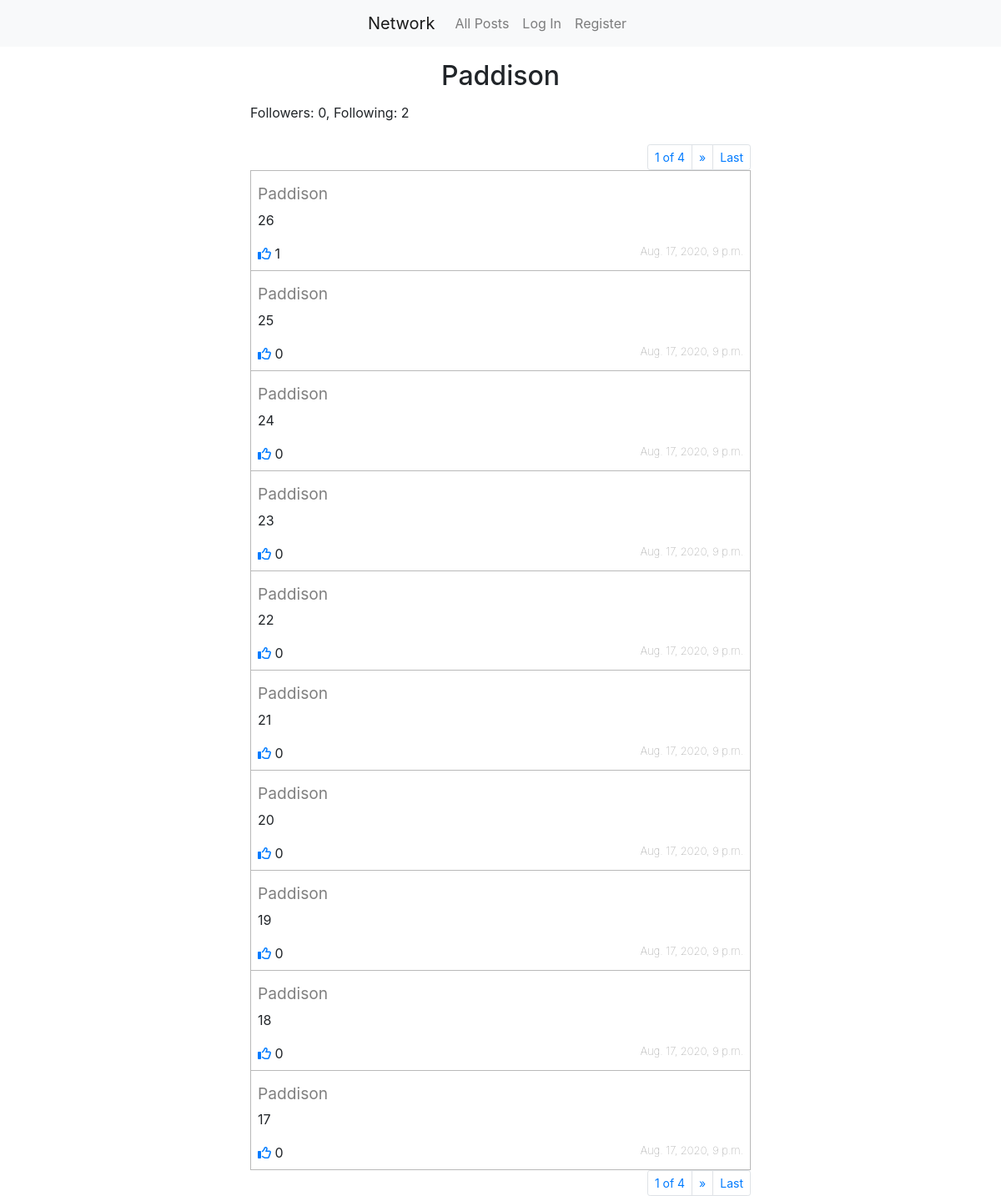
Page /user/1 on the committed database.
### network/models.py (models this page shows, shortened)
class User(AbstractUser):
    def __str__(self):
        return self.username.capitalize()
    def get_followers(self):
        return Followers.objects.filter(user=self.id).count()
    def get_following(self):
        return Followers.objects.filter(follower=self.id).count()

class Post(models.Model):
    text = models.CharField(max_length=280)
    created_on = models.DateTimeField(auto_now_add=True)
    user = models.ForeignKey(User, on_delete=models.CASCADE, related_name='posts')
    class Meta:
        ordering = ['-created_on']
    def get_likes(self):
        return Likes.objects.filter(post=self.id).count()

### network/views.py (the view, shortened to what this page needs)
# urls.py: path("user/<str:id>", views.user, name="user"),
def user(request, id):
    userPage = User.objects.get(id=id)
    if request.user.is_authenticated:
        following = request.user.check_follows(id)
    else:
        following = False
    posts = Post.objects.filter(user=userPage)
    paginator = Paginator(posts, 10)
    try:
        page_number = request.GET.get('page')
        page_obj = paginator.get_page(page_number)
    except:
        page_obj = paginator.get_page(1)
    try:
        likes = request.user.user.all().values_list('post', flat=True)
    except:
        likes = []
    return render(request, "network/user.html", {
        'userPage': userPage,
        'page_obj': page_obj,
        'following': following,
        'PostForm': PostForm(),
        'likes': likes
    })

### network/templates/network/user.html (shortened to what this page needs)
{% extends "network/layout.html" %}
{% block body %}
    {% if userPage == user %}
        <h2>You</h2>
    {% else %}
        <h2>{{ userPage }}</h2>
    {% endif %}
    <div class='user-info'>
        <div>
            <p class='follower-info'>Followers: {{ userPage.get_followers }}, Following: {{ userPage.get_following }}</p>
        </div>
    </div>
    {% include "network/posts.html" %}
{% endblock %}

### network/templates/network/layout.html (shortened to what this page needs)
{% load static %}
<!DOCTYPE html>
<html lang="en">
    <head>
        <link rel="stylesheet" href="https://stackpath.bootstrapcdn.com/bootstrap/4.4.1/css/bootstrap.min.css">
        <link href="{% static 'network/styles.css' %}" rel="stylesheet">
    </head>
    <body>
        <nav class="navbar navbar-expand-sm navbar-light bg-light justify-content-center top-nav">
            <a class="navbar-brand" href="#">Network</a>
            <div>
              <ul class="navbar-nav mr-auto">
                <li class="nav-item">
                  <a class="nav-link" href="{% url 'index' %}">All Posts</a>
                </li>
                {% if user.is_authenticated %}
                    <li class="nav-item">
                        <a class="nav-link" href="{% url 'following' %}">Following</a>
                    </li>
                    <li class="nav-item">
                        <a class="nav-link" href="{% url 'logout' %}">Log Out</a>
                    </li>
                {% else %}
                    <li class="nav-item">
                        <a class="nav-link" href="{% url 'login' %}">Log In</a>
                    </li>
                    <li class="nav-item">
                        <a class="nav-link" href="{% url 'register' %}">Register</a>
                    </li>
                {% endif %}
              </ul>
            </div>
          </nav>
        <div class="body">
            {% block body %}
            {% endblock %}
        </div>
    </body>
</html>

### network/templates/network/posts.html (shortened to what this page needs)
{% include "network/paginator.html" %}
{% for post in page_obj %}
    <div id='post{{ post.id }}' class='post-wrapper'>
        <div class='post-body'>
            <div class='post-title'>
                <a class='post-user navbar-brand' href="{% url 'user' post.user.id %}">{{ post.user }}</a>
            </div>
            <p id='text{{ post.id }}'class='post-text'>{{ post.text }}</p>
            <div class='post-footer'>
                <div class='likes-wrapper'>
                    {% if user.is_authenticated %}
                        {% if post.id in likes %}
                            <button class='like-btn' data-id='{{ post.id }}' type='button'><i class="fas fa-thumbs-up"></i></button>
                        {% else %}
                            <button class='like-btn' data-id='{{ post.id }}' type='button'><i class="far fa-thumbs-up"></i></button>
                        {% endif %}
                    {% else %}
                        <inline class='like-btn'><i class="far fa-thumbs-up"></i></inline>
                    {% endif %}
                    <inline id='like-count{{ post.id }}'>{{ post.get_likes }}</inline>
                </div>
                <div class='post-date'>{{ post.created_on}}</div>
            </div>
        </div>
    </div>
{% empty %}
    <p>No Posts so far</p>
{% endfor %}
{% include "network/paginator.html" %}

### network/templates/network/paginator.html (shortened to what this page needs)
<div class='pagination-wrapper'>
    <ul class="pagination pagination-sm">
    <li class="page-item"><inline class="page-link">{{ page_obj.number }} of {{ page_obj.paginator.num_pages }}</inline></li>
    {% if page_obj.has_next %}
        {% if page_obj.next_page_number < page_obj.paginator.num_pages %}
            <li class="page-item"><a class="page-link" href='?page={{ page_obj.next_page_number }}'><span aria-hidden="true">&raquo;</span></a></li>
        {% endif %}
            <li class="page-item"><a class="page-link" href='?page={{ page_obj.paginator.num_pages }}'>Last</a></li>
    {% endif %}
    </ul>
</div>

### network/static/network/styles.css (style rules this page uses)
html,body { height:100%; }
.body { display: flex; flex-direction: column; align-items: center; }
.post-wrapper { border: 1px solid rgb(185, 185, 185); box-sizing: border-box; display: block; width: 50%; min-width: 400px; margin-bottom: -1px; padding: 8px; min-height: 110px; }
.post-title, .post-footer { display: flex; justify-content: space-between; }
.post-text { word-wrap: break-word; white-space: pre-wrap; }
.post-user { font-size: larger; text-decoration: none !important; color: grey !important; margin-bottom: 0px; }
.post-date { color: gray; font-size: small; font-weight: lighter; text-align: right; }
.like-btn { color:#007bff; background: white; border: none; }
.user-info { display: flex; justify-content: space-between; width: 50%; min-width: 400px; margin-bottom: 20px; }
.follower-info { padding-top: .3125rem; padding-bottom: .3125rem; margin-bottom: 0px; }
.pagination-wrapper { display: flex; justify-content: flex-end; width: 50%; min-width: 400px; }
.pagination { margin-top: 1px; margin-bottom: 0px; }
.top-nav { margin-bottom: 1rem; }

### rows in the picture
User: username "Paddison", get_followers "0", get_following "2"
Post: user "Paddison", text "26", get_likes "1", created_on "Aug. 17, 2020, 9 p.m."
Post: user "Paddison", text "25", get_likes "0", created_on "Aug. 17, 2020, 9 p.m."
Post: user "Paddison", text "24", get_likes "0", created_on "Aug. 17, 2020, 9 p.m."
Post: user "Paddison", text "23", get_likes "0", created_on "Aug. 17, 2020, 9 p.m."
Post: user "Paddison", text "22", get_likes "0", created_on "Aug. 17, 2020, 9 p.m."
Post: user "Paddison", text "21", get_likes "0", created_on "Aug. 17, 2020, 9 p.m."
Post: user "Paddison", text "20", get_likes "0", created_on "Aug. 17, 2020, 9 p.m."
Post: user "Paddison", text "19", get_likes "0", created_on "Aug. 17, 2020, 9 p.m."
Post: user "Paddison", text "18", get_likes "0", created_on "Aug. 17, 2020, 9 p.m."
Post: user "Paddison", text "17", get_likes "0", created_on "Aug. 17, 2020, 9 p.m."

### other values in the picture
{{ page_obj.number }} "1 1"
{{ page_obj.paginator.num_pages }} "4 4"
